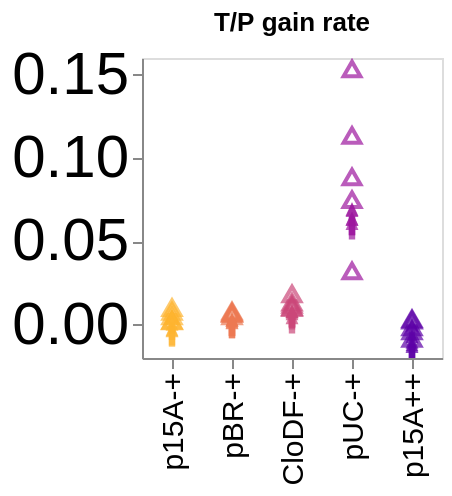

Source (notebook cell):
### Code cell
# T/P, gain

alt.Chart(combined_scatter_gain_DF).mark_point(size=70).encode(
    alt.X("PCN", axis=alt.Axis(labelFontSize=15, titleFontSize=15, grid=False), title=None),
    alt.Y("rate_of_gain_log(T/P)", axis=alt.Axis(labelFontSize=30, titleFontSize=15, grid=False), title=None),
    color=alt.Color('PCN', legend=None).scale(scheme=colorScheme,reverse=True),
   shape=alt.Shape('Kan:O', legend=None, scale=alt.Scale(range=['arrow', 'triangle']))
).properties(
    title='T/P gain rate',
    width=150,
    height=150
).interactive()

### Figure 1 — Vega-Lite specification as saved in the notebook (floating-point values rounded to 4 significant figures)
{"config": {"view": {"continuousWidth": 300, "continuousHeight": 300}}, "data": {"name": "data-643f721b387ac13444518506b394fde6"}, "mark": {"type": "point", "size": 70}, "encoding": {"color": {"field": "PCN", "legend": null, "scale": {"scheme": "plasma", "reverse": true}, "sort": ["p15A-+", "pBR-+", "CloDF-+", "pUC-+", "p15A++"], "type": "ordinal"}, "shape": {"field": "Kan", "legend": null, "scale": {"range": ["arrow", "triangle"]}, "type": "ordinal"}, "x": {"axis": {"grid": false, "labelFontSize": 15, "titleFontSize": 15}, "field": "PCN", "sort": ["p15A-+", "pBR-+", "CloDF-+", "pUC-+", "p15A++"], "title": null, "type": "ordinal"}, "y": {"axis": {"grid": false, "labelFontSize": 30, "titleFontSize": 15}, "field": "rate_of_gain_log(T/P)", "title": null, "type": "quantitative"}}, "height": 150, "params": [{"name": "param_7", "select": {"type": "interval", "encodings": ["x", "y"]}, "bind": "scales"}], "title": "T/P gain rate", "width": 150, "$schema": "https://vega.github.io/schema/vega-lite/v5.20.1.json", "datasets": {"data-643f721b387ac13444518506b394fde6": [{"PCN": "p15A-+", "ExpRep": "1", "rate_of_gain_log(transposon copy)": 0.00221, "rate_of_gain_log(plasmid copy)": -0.007546, "rate_of_gain_log(T/P)": 0.003734, "Kan": 1, "averagePCN": 15.26}, {"PCN": "p15A-+", "ExpRep": "2", "rate_of_gain_log(transposon copy)": 0.00136, "rate_of_gain_log(plasmid copy)": -0.0002697, "rate_of_gain_log(T/P)": 0.006424, "Kan": 1, "averagePCN": 15.26}, {"PCN": "p15A-+", "ExpRep": "3", "rate_of_gain_log(transposon copy)": 0.00149, "rate_of_gain_log(plasmid copy)": 0.001125, "rate_of_gain_log(T/P)": 0.001082, "Kan": 1, "averagePCN": 15.26}, {"PCN": "p15A-+", "ExpRep": "4", "rate_of_gain_log(transposon copy)": 0.001775, "rate_of_gain_log(plasmid copy)": -0.002029, "rate_of_gain_log(T/P)": 0.0007771, "Kan": 1, "averagePCN": 15.26}, {"PCN": "p15A-+", "ExpRep": "5", "rate_of_gain_log(transposon copy)": 0.0008952, "rate_of_gain_log(plasmid copy)": -0.003589, "rate_of_gain_log(T/P)": 0.008747, "Kan": 1, "averagePCN": 15.26}, {"PCN": "pBR-+", "ExpRep": "1", "rate_of_gain_log(transposon copy)": 0.001482, "rate_of_gain_log(plasmid copy)": -0.004995, "rate_of_gain_log(T/P)": 0.006546, "Kan": 1, "averagePCN": 27.86}, {"PCN": "pBR-+", "ExpRep": "2", "rate_of_gain_log(transposon copy)": -0.001335, "rate_of_gain_log(plasmid copy)": -0.006664, "rate_of_gain_log(T/P)": 0.005208, "Kan": 1, "averagePCN": 27.86}, {"PCN": "pBR-+", "ExpRep": "3", "rate_of_gain_log(transposon copy)": -0.0005946, "rate_of_gain_log(plasmid copy)": -0.004204, "rate_of_gain_log(T/P)": 0.003681, "Kan": 1, "averagePCN": 27.86}, {"PCN": "pBR-+", "ExpRep": "4", "rate_of_gain_log(transposon copy)": -0.001853, "rate_of_gain_log(plasmid copy)": -0.007253, "rate_of_gain_log(T/P)": 0.00533, "Kan": 1, "averagePCN": 27.86}, {"PCN": "pBR-+", "ExpRep": "5", "rate_of_gain_log(transposon copy)": -0.0001354, "rate_of_gain_log(plasmid copy)": -0.005978, "rate_of_gain_log(T/P)": 0.005842, "Kan": 1, "averagePCN": 27.86}, {"PCN": "CloDF-+", "ExpRep": "1", "rate_of_gain_log(transposon copy)": 0.01219, "rate_of_gain_log(plasmid copy)": 0.001016, "rate_of_gain_log(T/P)": 0.01205, "Kan": 1, "averagePCN": 55.16}, {"PCN": "CloDF-+", "ExpRep": "2", "rate_of_gain_log(transposon copy)": 0.006115, "rate_of_gain_log(plasmid copy)": -0.002824, "rate_of_gain_log(T/P)": 0.009264, "Kan": 1, "averagePCN": 55.16}, {"PCN": "CloDF-+", "ExpRep": "3", "rate_of_gain_log(transposon copy)": 0.01185, "rate_of_gain_log(plasmid copy)": -0.004423, "rate_of_gain_log(T/P)": 0.01702, "Kan": 1, "averagePCN": 55.16}, {"PCN": "CloDF-+", "ExpRep": "4", "rate_of_gain_log(transposon copy)": 0.00507, "rate_of_gain_log(plasmid copy)": -0.005056, "rate_of_gain_log(T/P)": 0.01069, "Kan": 1, "averagePCN": 55.16}, {"PCN": "CloDF-+", "ExpRep": "5", "rate_of_gain_log(transposon copy)": 0.00808, "rate_of_gain_log(plasmid copy)": 0.0002283, "rate_of_gain_log(T/P)": 0.008635, "Kan": 1, "averagePCN": 55.16}, {"PCN": "pUC-+", "ExpRep": "1", "rate_of_gain_log(transposon copy)": 0.06329, "rate_of_gain_log(plasmid copy)": -0.004799, "rate_of_gain_log(T/P)": 0.0872, "Kan": 1, "averagePCN": 538.4}, {"PCN": "pUC-+", "ExpRep": "2", "rate_of_gain_log(transposon copy)": 0.1169, "rate_of_gain_log(plasmid copy)": -0.00873, "rate_of_gain_log(T/P)": 0.152, "Kan": 1, "averagePCN": 538.4}, {"PCN": "pUC-+", "ExpRep": "3", "rate_of_gain_log(transposon copy)": 0.1062, "rate_of_gain_log(plasmid copy)": -0.02188, "rate_of_gain_log(T/P)": 0.112, "Kan": 1, "averagePCN": 538.4}, {"PCN": "pUC-+", "ExpRep": "4", "rate_of_gain_log(transposon copy)": 0.02806, "rate_of_gain_log(plasmid copy)": -0.00179, "rate_of_gain_log(T/P)": 0.03073, "Kan": 1, "averagePCN": 538.4}, {"PCN": "pUC-+", "ExpRep": "5", "rate_of_gain_log(transposon copy)": 0.1116, "rate_of_gain_log(plasmid copy)": 0.002566, "rate_of_gain_log(T/P)": 0.07353, "Kan": 1, "averagePCN": 538.4}, {"PCN": "p15A++", "ExpRep": "1", "rate_of_gain_log(transposon copy)": -0.001394, "rate_of_gain_log(plasmid copy)": -0.004131, "rate_of_gain_log(T/P)": 0.001254, "Kan": 1, "averagePCN": 16.61}, {"PCN": "p15A++", "ExpRep": "2", "rate_of_gain_log(transposon copy)": 0.001012, "rate_of_gain_log(plasmid copy)": 0.001922, "rate_of_gain_log(T/P)": 0.001919, "Kan": 1, "averagePCN": 16.61}, {"PCN": "p15A++", "ExpRep": "3", "rate_of_gain_log(transposon copy)": 0.001461, "rate_of_gain_log(plasmid copy)": 0.008266, "rate_of_gain_log(T/P)": -0.002925, "Kan": 1, "averagePCN": 16.61}, {"PCN": "p15A++", "ExpRep": "4", "rate_of_gain_log(transposon copy)": 0.002948, "rate_of_gain_log(plasmid copy)": 0.01803, "rate_of_gain_log(T/P)": -0.009717, "Kan": 1, "averagePCN": 16.61}, {"PCN": "p15A++", "ExpRep": "5", "rate_of_gain_log(transposon copy)": 2.216e-05, "rate_of_gain_log(plasmid copy)": 0.006116, "rate_of_gain_log(T/P)": -0.00518, "Kan": 1, "averagePCN": 16.61}, {"PCN": "p15A-+", "ExpRep": "1", "rate_of_gain_log(transposon copy)": 0.0004237, "rate_of_gain_log(plasmid copy)": 0.0008305, "rate_of_gain_log(T/P)": -0.007004, "Kan": 0, "averagePCN": 15.26}, {"PCN": "p15A-+", "ExpRep": "2", "rate_of_gain_log(transposon copy)": 9.425e-05, "rate_of_gain_log(plasmid copy)": 0.001403, "rate_of_gain_log(T/P)": -0.006331, "Kan": 0, "averagePCN": 15.26}, {"PCN": "p15A-+", "ExpRep": "3", "rate_of_gain_log(transposon copy)": -0.000543, "rate_of_gain_log(plasmid copy)": -0.001177, "rate_of_gain_log(T/P)": 0.002002, "Kan": 0, "averagePCN": 15.26}, {"PCN": "p15A-+", "ExpRep": "4", "rate_of_gain_log(transposon copy)": -0.0004757, "rate_of_gain_log(plasmid copy)": -0.0004924, "rate_of_gain_log(T/P)": 0.0007021, "Kan": 0, "averagePCN": 15.26}, {"PCN": "p15A-+", "ExpRep": "5", "rate_of_gain_log(transposon copy)": -0.0003305, "rate_of_gain_log(plasmid copy)": 0.003129, "rate_of_gain_log(T/P)": -0.003004, "Kan": 0, "averagePCN": 15.26}, {"PCN": "pBR-+", "ExpRep": "1", "rate_of_gain_log(transposon copy)": 0.01092, "rate_of_gain_log(plasmid copy)": 0.01204, "rate_of_gain_log(T/P)": -0.0006262, "Kan": 0, "averagePCN": 27.86}, {"PCN": "pBR-+", "ExpRep": "2", "rate_of_gain_log(transposon copy)": 0.003539, "rate_of_gain_log(plasmid copy)": 0.005855, "rate_of_gain_log(T/P)": -0.002134, "Kan": 0, "averagePCN": 27.86}, {"PCN": "pBR-+", "ExpRep": "3", "rate_of_gain_log(transposon copy)": 0.01283, "rate_of_gain_log(plasmid copy)": 0.01511, "rate_of_gain_log(T/P)": -0.00172, "Kan": 0, "averagePCN": 27.86}, {"PCN": "pBR-+", "ExpRep": "4", "rate_of_gain_log(transposon copy)": 0.01003, "rate_of_gain_log(plasmid copy)": 0.01087, "rate_of_gain_log(T/P)": -0.0004183, "Kan": 0, "averagePCN": 27.86}, {"PCN": "pBR-+", "ExpRep": "5", "rate_of_gain_log(transposon copy)": 0.00969, "rate_of_gain_log(plasmid copy)": 0.01087, "rate_of_gain_log(T/P)": -0.0007295, "Kan": 0, "averagePCN": 27.86}, {"PCN": "CloDF-+", "ExpRep": "1", "rate_of_gain_log(transposon copy)": 0.04094, "rate_of_gain_log(plasmid copy)": 0.0412, "rate_of_gain_log(T/P)": 0.003266, "Kan": 0, "averagePCN": 55.16}, {"PCN": "CloDF-+", "ExpRep": "2", "rate_of_gain_log(transposon copy)": 0.02501, "rate_of_gain_log(plasmid copy)": 0.02597, "rate_of_gain_log(T/P)": 0.0008507, "Kan": 0, "averagePCN": 55.16}, {"PCN": "CloDF-+", "ExpRep": "3", "rate_of_gain_log(transposon copy)": 0.0274, "rate_of_gain_log(plasmid copy)": 0.02505, "rate_of_gain_log(T/P)": 0.004253, "Kan": 0, "averagePCN": 55.16}, {"PCN": "CloDF-+", "ExpRep": "4", "rate_of_gain_log(transposon copy)": 0.02087, "rate_of_gain_log(plasmid copy)": 0.01821, "rate_of_gain_log(T/P)": 0.004638, "Kan": 0, "averagePCN": 55.16}, {"PCN": "CloDF-+", "ExpRep": "5", "rate_of_gain_log(transposon copy)": 0.02724, "rate_of_gain_log(plasmid copy)": 0.02533, "rate_of_gain_log(T/P)": 0.00465, "Kan": 0, "averagePCN": 55.16}, {"PCN": "pUC-+", "ExpRep": "1", "rate_of_gain_log(transposon copy)": 0.1124, "rate_of_gain_log(plasmid copy)": 0.05897, "rate_of_gain_log(T/P)": 0.06573, "Kan": 0, "averagePCN": 538.4}, {"PCN": "pUC-+", "ExpRep": "2", "rate_of_gain_log(transposon copy)": 0.09762, "rate_of_gain_log(plasmid copy)": 0.05574, "rate_of_gain_log(T/P)": 0.06007, "Kan": 0, "averagePCN": 538.4}, {"PCN": "pUC-+", "ExpRep": "3", "rate_of_gain_log(transposon copy)": 0.1157, "rate_of_gain_log(plasmid copy)": 0.07249, "rate_of_gain_log(T/P)": 0.06513, "Kan": 0, "averagePCN": 538.4}, {"PCN": "pUC-+", "ExpRep": "4", "rate_of_gain_log(transposon copy)": 0.129, "rate_of_gain_log(plasmid copy)": 0.1072, "rate_of_gain_log(T/P)": 0.05972, "Kan": 0, "averagePCN": 538.4}, {"PCN": "pUC-+", "ExpRep": "5", "rate_of_gain_log(transposon copy)": 0.11, "rate_of_gain_log(plasmid copy)": 0.07356, "rate_of_gain_log(T/P)": 0.05737, "Kan": 0, "averagePCN": 538.4}, {"PCN": "p15A++", "ExpRep": "1", "rate_of_gain_log(transposon copy)": 0.002403, "rate_of_gain_log(plasmid copy)": 0.01594, "rate_of_gain_log(T/P)": -0.01051, "Kan": 0, "averagePCN": 16.61}, {"PCN": "p15A++", "ExpRep": "2", "rate_of_gain_log(transposon copy)": 0.002785, "rate_of_gain_log(plasmid copy)": 0.009981, "rate_of_gain_log(T/P)": -0.003724, "Kan": 0, "averagePCN": 16.61}, {"PCN": "p15A++", "ExpRep": "3", "rate_of_gain_log(transposon copy)": 0.001444, "rate_of_gain_log(plasmid copy)": 0.01992, "rate_of_gain_log(T/P)": -0.01639, "Kan": 0, "averagePCN": 16.61}, {"PCN": "p15A++", "ExpRep": "4", "rate_of_gain_log(transposon copy)": 0.001002, "rate_of_gain_log(plasmid copy)": 0.01714, "rate_of_gain_log(T/P)": -0.01543, "Kan": 0, "averagePCN": 16.61}, {"PCN": "p15A++", "ExpRep": "5", "rate_of_gain_log(transposon copy)": 0.002209, "rate_of_gain_log(plasmid copy)": 0.01876, "rate_of_gain_log(T/P)": -0.01385, "Kan": 0, "averagePCN": 16.61}]}}
